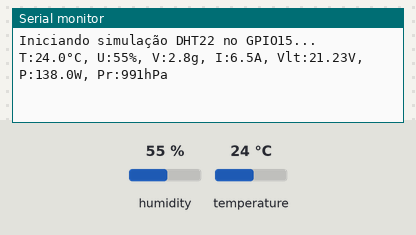
The sketch below on a simulated ESP8266 (NodeMCU). On the bench: the last lines printed to the serial monitor. Inputs (shaded band) come from the test bench; at power-on: humidity 55 %, temperature 24 °C. Random numbers use the default seed unless the sketch sets one.

Above: at 2.2 s.
2.3 s: humidity set to 22 %
At 5.4 s:
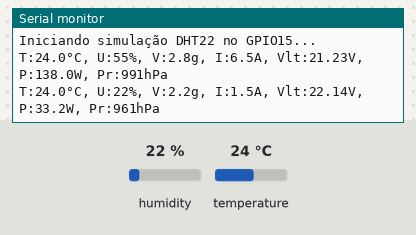
6.1 s: temperature set to 12 °C
At 8.1 s:
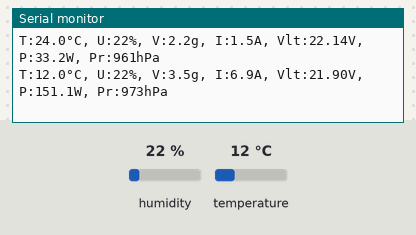
9.9 s: humidity set to 40 %
At 10.8 s:
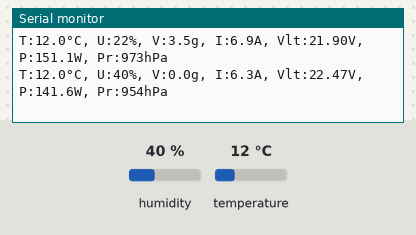
Timing chart, 0 to 12.9 s (numbered marks = the images above; inputs shaded):
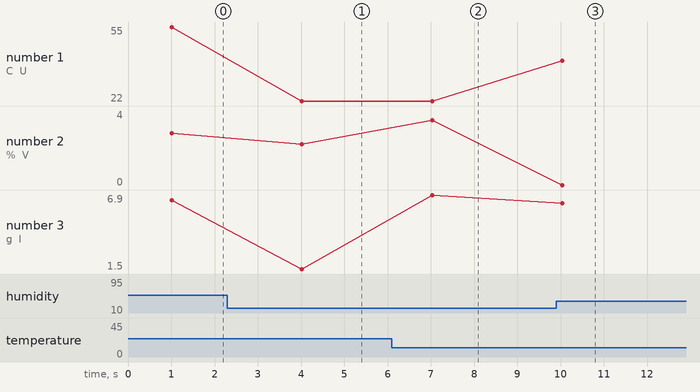

The sketch:

main.ino
```cpp
#include "DHTesp.h"  // Biblioteca **DHTesp**, otimizada para ESP32/ESP8266 ao lidar com sensores DHT‑11/22

#define DHT_PIN 15        // Define o pino **GPIO 15** como conexão do sensor DHT22
DHTesp dht;               // Instância `dht` para gerenciar a comunicação e leitura

void setup() {
  Serial.begin(115200);   // Inicializa a porta serial a 115200 bps
  delay(1000);            // Pequena pausa para garantir a estabilidade da conexão
  dht.setup(DHT_PIN, DHTesp::DHT22);
  // Configura o sensor DHT22 no pino indicado (DHTesp lida automaticamente com os timings)
  Serial.println("Iniciando simulação DHT22 no GPIO15...");
}

void loop() {
  TempAndHumidity th = dht.getTempAndHumidity();
  // Lê temperatura e umidade em uma única chamada

  float temp = isnan(th.temperature)
               ? random(200, 350) / 10.0  // Se falhar (NaN), gera valor aleatório entre 20.0–35.0 °C
               : th.temperature;

  int umid = isnan(th.humidity)
             ? random(30, 70)           // Se falhar, gera umidade aleatória de 30–69 %
             : int(th.humidity);

  // Simula outros sensores para criar um cenário IoT completo:
  float vibracao = random(0, 51) / 10.0;         // 0.0 – 5.0 g
  float corrente = random(0, 101) / 10.0;        // 0.0 – 10.0 A
  float tensao   = random(2100, 2310) / 100.0;   // 21.00 – 23.10 V
  float potencia = corrente * tensao;            // Potência (W)
  int   pressao  = random(950, 1051);           // 950 – 1050 hPa

  // Envia todos os dados formatados no Serial Monitor:
  Serial.printf(
    "T:%.1f°C, U:%d%%, V:%.1fg, I:%.1fA, Vlt:%.2fV, P:%.1fW, Pr:%dhPa\n",
    temp, umid, vibracao, corrente, tensao, potencia, pressao
  );

  delay(3000);  // Espera 3 segundos até a próxima leitura
}
```

Measured:
- after the input at 2.3 s, the serial monitor: prints a new line after 1.7 s (image 1)
- after the input at 6.1 s, the serial monitor: prints a new line after 0.93 s (image 2)
- after the input at 9.9 s, the serial monitor: prints a new line after 0.14 s (image 3)
- plotted number 1: 22 → 40 after the input at 9.9 s
